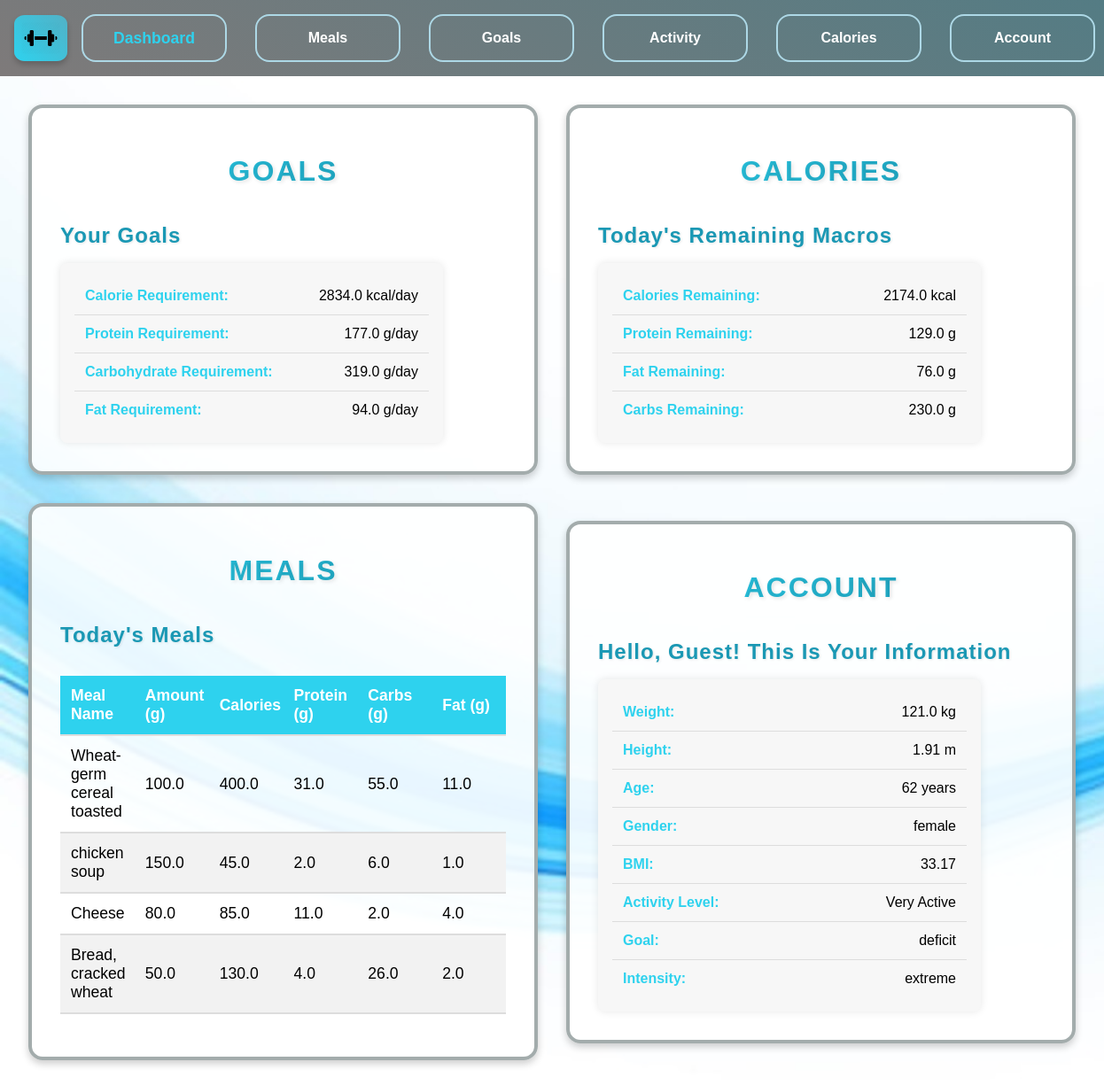
Page /dashboard (signed in) on the committed database.
### app.py (models this page shows, shortened)
class User(db.Model):
    id = db.Column(db.Integer, primary_key=True)
    username = db.Column(db.String(100))
    weight = db.Column(db.Float, default=90)
    height = db.Column(db.Float, default=1.75)
    age = db.Column(db.Integer, default=48)
    gender = db.Column(db.String(10), default='male')
    bmi = db.Column(db.Float)
    bmr = db.Column(db.Float)
    tdee = db.Column(db.Float)
    exercise_level = db.Column(db.String(20), default='sedentary')
    goal = db.Column(db.String(20), default='maintain')
    intensity = db.Column(db.String(20))
    caloriesRequired = db.Column(db.Float)
    proteinRatio = db.Column(db.Float)
    fatRatio = db.Column(db.Float)
    carbRatio = db.Column(db.Float)
    proteinRequired = db.Column(db.Float)
    fatRequired = db.Column(db.Float)
    carbRequired = db.Column(db.Float)
    caloriesRemaining = db.Column(db.Float)
    proteinRemaining = db.Column(db.Float)
    fatRemaining = db.Column(db.Float)
    carbRemaining = db.Column(db.Float)
    last_reset = db.Column(db.Date, default=lambda: datetime.now(timezone.utc).date())
    meals = db.relationship('UserMeals', backref='user', lazy=True, cascade="all, delete-orphan")

class UserMeals(db.Model):
    id = db.Column(db.Integer, primary_key=True)
    user_id = db.Column(db.Integer, db.ForeignKey('user.id'), nullable=False)
    meal_id = db.Column(db.Integer, db.ForeignKey('meal.id'), nullable=False)
    amount = db.Column(db.Float, default=100)
    calories = db.Column(db.Float, nullable=False)
    protein = db.Column(db.Float, nullable=False)
    carbs = db.Column(db.Float, nullable=False)
    fat = db.Column(db.Float, nullable=False)
    date_added = db.Column(db.DateTime, default=lambda: datetime.now(timezone.utc))

class Meal(db.Model):
    id = db.Column(db.Integer, primary_key=True)
    food_name = db.Column(db.String(100), unique=True, nullable=False)
    measure = db.Column(db.String(50), nullable=True)
    grams = db.Column(db.Float, nullable=True)
    calories = db.Column(db.Float, nullable=True)
    protein = db.Column(db.Float, nullable=True)
    fat = db.Column(db.Float, nullable=True)
    sat_fat = db.Column(db.Float, nullable=True)
    fiber = db.Column(db.Float, nullable=True)
    carbs = db.Column(db.Float, nullable=True)
    category = db.Column(db.String(50), nullable=True)
    users = db.relationship('UserMeals', backref='meal', lazy=True)

### app.py (the view)
@app.route('/dashboard')
def dashboard():
    if 'username' not in session:
        return redirect(url_for('login'))
    username = session.get('username')
    found_user = User.query.filter_by(username=username).first()
    if not user_details_complete(found_user):
        flash("Please complete your account details before using the program.", "warning")
        return redirect(url_for('account'))
    today = datetime.now(timezone.utc).date()
    user_meals = (
        db.session.query(UserMeals, Meal)
        .join(Meal)
        .filter(UserMeals.user_id == found_user.id)
        .filter(UserMeals.date_added >= today)
        .all()
    )
    return render_template('dashboard.html',
                           username=username,
                           user_db=found_user,
                           user_meals=user_meals
                           )

### modules.py (called while the page is built)
def user_details_complete(user):
    return all([
        user.weight is not None,
        user.height is not None,
        user.age is not None,
        user.gender is not None,
        user.exercise_level is not None,
        user.caloriesRequired is not None,
        user.proteinRequired is not None,
        user.fatRequired is not None,
        user.carbRequired is not None
    ])

### templates/dashboard.html (shortened to what this page needs)
{% extends "base.html" %}
{% block content %}
<div class="content">
    <div class="section-box">
        <h1>Goals</h1>
        <h3>Your Goals</h3>
        <ul class="user-list">
            <li><strong>Calorie Requirement:</strong> {{ user_db.caloriesRequired if user_db.caloriesRequired else 'Not Set' }} kcal/day</li>
            <li><strong>Protein Requirement:</strong> {{ user_db.proteinRequired if user_db.proteinRequired else 'Not Set' }} g/day</li>
            <li><strong>Carbohydrate Requirement:</strong> {{ user_db.carbRequired if user_db.carbRequired else 'Not Set' }} g/day</li>
            <li><strong>Fat Requirement:</strong> {{ user_db.fatRequired if user_db.fatRequired else 'Not Set' }} g/day</li>
        </ul>
    </div>
    <div class="section-box">
        <h1>Calories</h1>
        <h3>Today's Remaining Macros</h3>
        <ul class="user-list">
            <li><strong>Calories Remaining:</strong> {{ user_db.caloriesRemaining }} kcal</li>
            <li><strong>Protein Remaining:</strong> {{ user_db.proteinRemaining }} g</li>
            <li><strong>Fat Remaining:</strong> {{ user_db.fatRemaining }} g</li>
            <li><strong>Carbs Remaining:</strong> {{ user_db.carbRemaining }} g</li>
        </ul>
    </div>
    <div class="section-box">
        <h1>Meals</h1>
        <h3>Today's Meals</h3>
        {% if user_meals %}
            <table>
                <thead>
                    <tr>
                        <th>Meal Name</th>
                        <th>Amount (g)</th>
                        <th>Calories</th>
                        <th>Protein (g)</th>
                        <th>Carbs (g)</th>
                        <th>Fat (g)</th>
                    </tr>
                </thead>
                <tbody>
                    {% for user_meal, meal in user_meals %}
                    <tr>
                        <td>{{ meal.food_name }}</td>
                        <td>{{ user_meal.amount }}</td>
                        <td>{{ user_meal.calories }}</td>
                        <td>{{ user_meal.protein }}</td>
                        <td>{{ user_meal.carbs }}</td>
                        <td>{{ user_meal.fat }}</td>
                    </tr>
                    {% endfor %}
                </tbody>
            </table>
        {% else %}
            <p>No meals selected yet.</p>
        {% endif %}
    </div>
    <div class="section-box">
        <h1>Account</h1>
        <h3>Hello, {{ user_db.username }}! This is your information</h3>
        <ul class="user-list">
            <li><strong>Weight:</strong> {{ user_db.weight if user_db.weight else 90 }} kg</li>
            <li><strong>Height:</strong> {{ user_db.height if user_db.height else 1.75 }} m</li>
            <li><strong>Age:</strong> {{ user_db.age if user_db.age else 48 }} years</li>
            <li><strong>Gender:</strong> {{ user_db.gender if user_db.gender else 'male' }}</li>
            <li><strong>BMI:</strong> {{ user_db.bmi if user_db.bmi else 'Not Calculated' }}</li>
            <li><strong>Activity Level:</strong> {{ user_db.exercise_level.replace("_", " ").title() if user_db.exercise_level else 'Not Set' }}</li>
            <li><strong>Goal:</strong> {{ user_db.goal if user_db.goal else 'Not Set' }}</li>
            <li><strong>Intensity:</strong> {{ user_db.intensity if user_db.intensity else 'Not Set' }}</li>
        </ul>
    </div>
</div>
{% endblock %}

### static/style.css (style rules this page uses)
html, body { background-image: url("./images/background.jpg"); background-size: cover; background-attachment: fixed; height: 100%; margin: 0rem; display: flex; flex-direction: column; box-sizing: border-box; font-family: sans-serif; }
.section-box { display: flex; flex-direction: column; flex-grow: 1; border: 0.3rem solid rgb(163, 172, 172); padding: 2rem; margin: 1rem; border-radius: 1rem; background-color: rgba(255, 255, 255, 0.9); width: 40%; box-shadow: 0 0.25rem 0.5rem rgba(0, 0, 0, 0.2); transition: transform 0.3s ease-in-out; overflow: hidden; min-height: 16rem; }
.content { display: flex; flex-wrap: wrap; justify-content: space-between; align-items: center; padding: 1rem; }
h1 { font-size: 2rem; font-weight: bold; text-align: center; text-transform: uppercase; background: linear-gradient(45deg, #2ed2ee, #1a98b4); background-clip: text; -webkit-background-clip: text; color: transparent; letter-spacing: 2px; text-shadow: 2px 2px 4px rgba(0, 0, 0, 0.1); margin-bottom: 1rem; }
h3 { font-size: 1.5rem; font-weight: bold; color: #1a98b4; text-transform: capitalize; letter-spacing: 1px; margin-bottom: 0.75rem; padding-bottom: 0.3rem; display: inline-block; text-shadow: 1px 1px 3px rgba(0, 0, 0, 0.1); }
.user-list { list-style: none; padding: 1rem; margin: 0; background: #f7f7f7; border-radius: 0.5rem; box-shadow: 0 0 10px rgba(0, 0, 0, 0.1); max-width: 400px; }
.user-list li { padding: 0.75rem; font-size: 1rem; border-bottom: 1px solid #ddd; display: flex; justify-content: space-between; }
.user-list li:last-child { border-bottom: none; }
.user-list li strong { color: #2ed2ee; }
table { width: 100%; border-collapse: collapse; margin: 1rem 0; font-size: 1.1rem; text-align: left; table-layout: fixed; overflow-x: auto; }
th, td { padding: 0.75rem; border-bottom: 2px solid #ddd; }
th { background-color: #2ed2ee; color: white; }
tr:nth-child(even) { background-color: #f2f2f2; }

### rows in the picture
User: caloriesRequired "2834.0", proteinRequired "177.0", carbRequired "319.0", fatRequired "94.0", caloriesRemaining "2174.0", proteinRemaining "129.0", fatRemaining "76.0", carbRemaining "230.0", username "Guest", weight "121.0", height "1.91", age "62", gender "female", bmi "33.17", exercise_level.replace "Very Active", goal "deficit", intensity "extreme"
UserMeals: food_name "Wheat-germ cereal toasted", amount "100.0", calories "400.0", protein "31.0", carbs "55.0", fat "11.0"
UserMeals: food_name "chicken soup", amount "150.0", calories "45.0", protein "2.0", carbs "6.0", fat "1.0"
UserMeals: food_name "Cheese", amount "80.0", calories "85.0", protein "11.0", carbs "2.0", fat "4.0"
UserMeals: food_name "Bread, cracked wheat", amount "50.0", calories "130.0", protein "4.0", carbs "26.0", fat "2.0"
